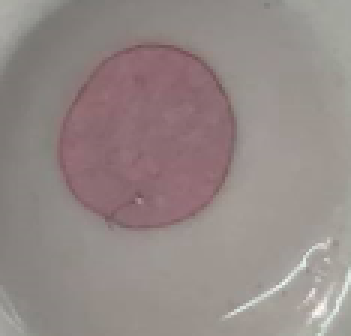
#> input picture 50ppm1.PNG, 117 x 112 px, found by its file name (shown 3 times larger)
$ python module4.py
#> lines starting #> are read from the running program, lines starting #| are printed output that depends on the picture
import cv2
import sys
import numpy as np
from matplotlib import pyplot as plt

img_bgr = cv2.imread('50ppm1.png')
#> img_bgr is the input picture: shape (112, 117, 3); mean B, G, R 134.7, 137, 148.3
img_rgb = cv2.cvtColor(img_bgr,cv2.COLOR_BGR2RGB)

matrix = np.ones(img_rgb.shape, dtype = "uint8")* 50

img_rgb_brighter = cv2.add(img_rgb, matrix)
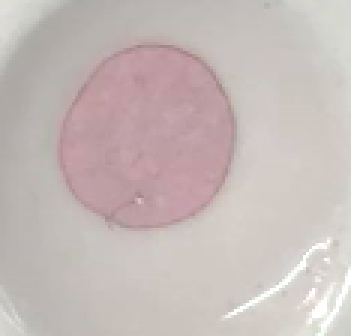
#> img_rgb_brighter: shape (112, 117, 3) (shown 3 times larger); mean R, G, B 198.2, 186.9, 184.7

img_rgb_darker = cv2.subtract(img_rgb, matrix)
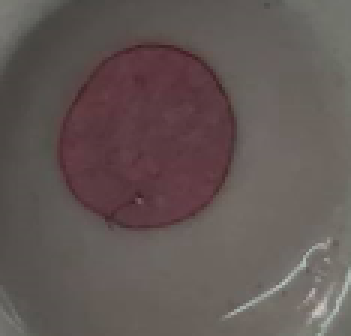
#> img_rgb_darker: shape (112, 117, 3) (shown 3 times larger); mean R, G, B 98.3, 87, 84.7

b,g,r = cv2.split(img_rgb)
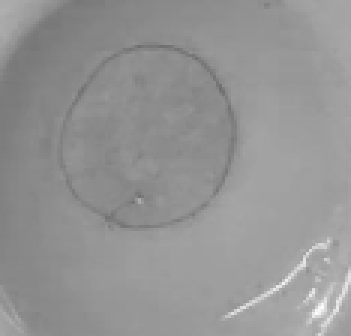
#> b: shape (112, 117) (shown 3 times larger); min 109, max 253, mean 148.3
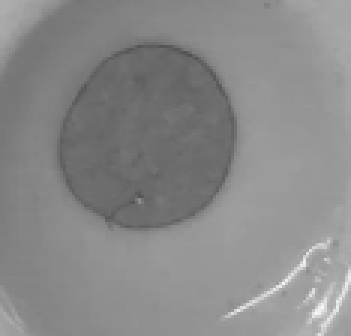
#> g: shape (112, 117) (shown 3 times larger); min 82, max 247, mean 137


a = plt.hist(b.ravel(),256,[0,256]);
aa = plt.hist(g.ravel(),256,[0,256]);
aaa = plt.hist(r.ravel(),256,[0,256]);

# bHist=plt.hist(b.ravel(),256,[0,256])
# gHist=plt.hist(g.ravel(),256,[0,256])
# rHist=plt.hist(r.ravel(),256,[0,256])

plt.figure(figsize = [18,5])
plt.subplot(231);plt.imshow(img_rgb_darker); plt.title("Darker");
plt.subplot(232);plt.imshow(img_rgb); plt.title("Original");
plt.subplot(233);plt.imshow(img_rgb_brighter); plt.title("Brighter");
# # plt.subplot(144);plt.imshow(bHist); plt.title("Histogram");
# plt.subplot(234); plt.hist(img_rgb_darker.ravel(),256,[0,256]);plt.title("Darker");
# plt.subplot(235);plt.hist(img_rgb.ravel(),256,[0,256]); plt.title("Original");
# plt.subplot(236);plt.hist(img_rgb_brighter.ravel(),256,[0,256]); plt.title("Brighter");

plt.subplot(234); plt.hist(b.ravel(),256,[0,256]);plt.title("Darker");
plt.subplot(235);plt.hist(g.ravel(),256,[0,256]); plt.title("Original");
plt.subplot(236);plt.hist(r.ravel(),256,[0,256]); plt.title("Brighter");


plt.show()
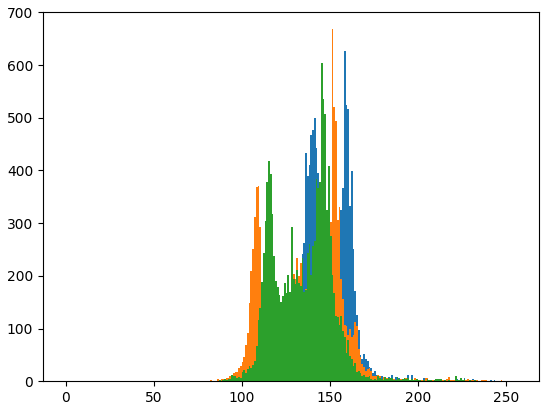
#> figure drawn by matplotlib, 1 panel; tallest bar 627 high, from x = 158 to 159; tallest bar 668 high, from x = 151 to 152; tallest bar 604 high, from x = 145 to 146
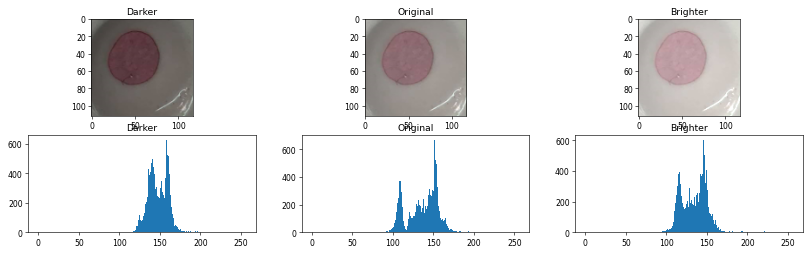
#> figure drawn by matplotlib, 6 panels; panel 4: tallest bar 627 high, from x = 158 to 159; panel 5: tallest bar 668 high, from x = 151 to 152; panel 6: tallest bar 604 high, from x = 145 to 146

$ run again, with 50ppm2.PNG copied over 50ppm1.PNG
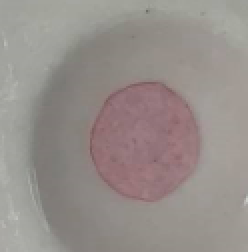
#> input picture 50ppm2.PNG, 124 x 126 px, found by its file name (shown 2 times larger)
#> img_bgr is the input picture: shape (126, 124, 3); mean B, G, R 138.6, 142.4, 150.3
#> `img_rgb_darker = cv2.subtract(img_rgb, matrix)`:
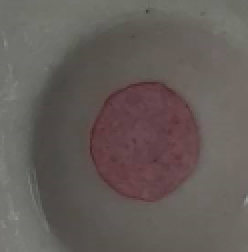
#> img_rgb_darker: shape (126, 124, 3) (shown 2 times larger); mean R, G, B 100.3, 92.4, 88.6
#> `plt.show()`:
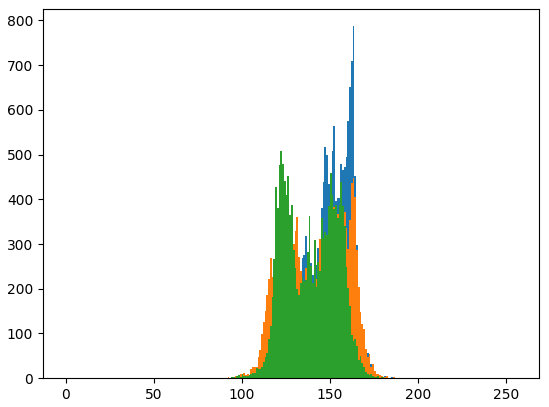
#> figure drawn by matplotlib, 1 panel; tallest bar 787 high, from x = 163 to 164; tallest bar 448 high, from x = 163 to 164; tallest bar 509 high, from x = 122 to 123

$ run again, with 50ppm3.PNG copied over 50ppm1.PNG
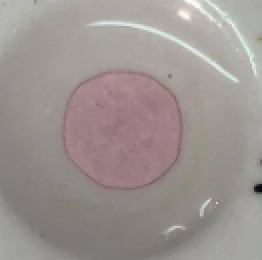
#> input picture 50ppm3.PNG, 131 x 130 px, found by its file name (shown 2 times larger)
#> img_bgr is the input picture: shape (130, 131, 3); mean B, G, R 144.1, 147.9, 156.1
#> `img_rgb_darker = cv2.subtract(img_rgb, matrix)`:
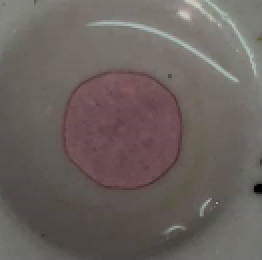
#> img_rgb_darker: shape (130, 131, 3) (shown 2 times larger); mean R, G, B 106.1, 97.9, 94.2
#> `plt.show()`:
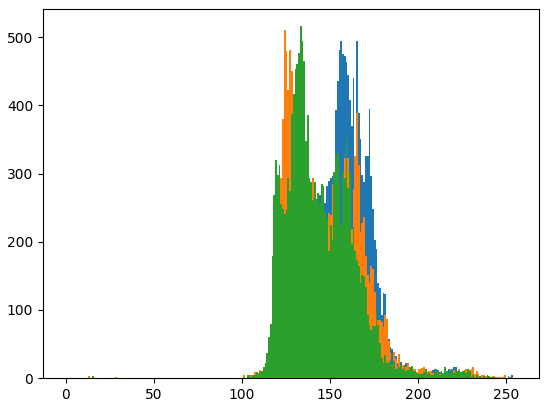
#> figure drawn by matplotlib, 1 panel; tallest bar 511 high, from x = 124 to 125; tallest bar 516 high, from x = 133 to 134

$ run again, with 100ppm.PNG copied over 50ppm1.PNG
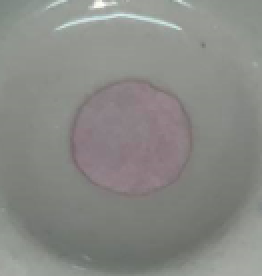
#> input picture 100ppm.PNG, 131 x 138 px, found by its file name (shown 2 times larger)
#> img_bgr is the input picture: shape (138, 131, 3); mean B, G, R 133.4, 137.3, 136.6
#> `img_rgb_darker = cv2.subtract(img_rgb, matrix)`:
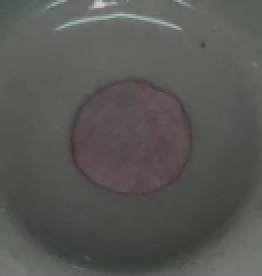
#> img_rgb_darker: shape (138, 131, 3) (shown 2 times larger); mean R, G, B 86.6, 87.3, 83.4
#> `plt.show()`:
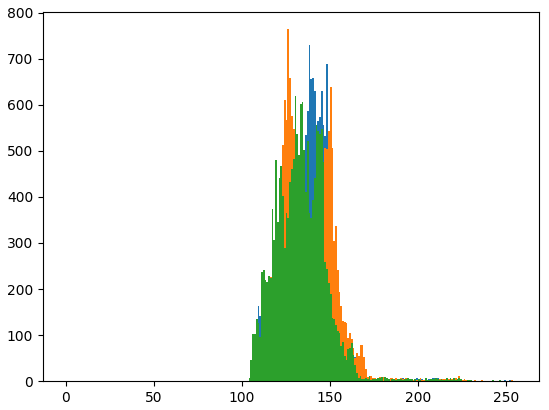
#> figure drawn by matplotlib, 1 panel; tallest bar 730 high, from x = 138 to 139; tallest bar 764 high, from x = 126 to 127; tallest bar 619 high, from x = 130 to 131
